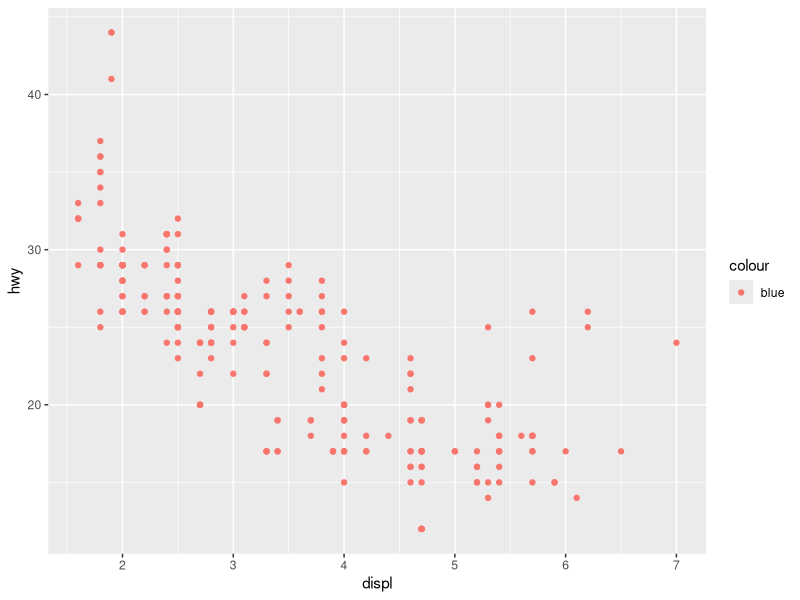
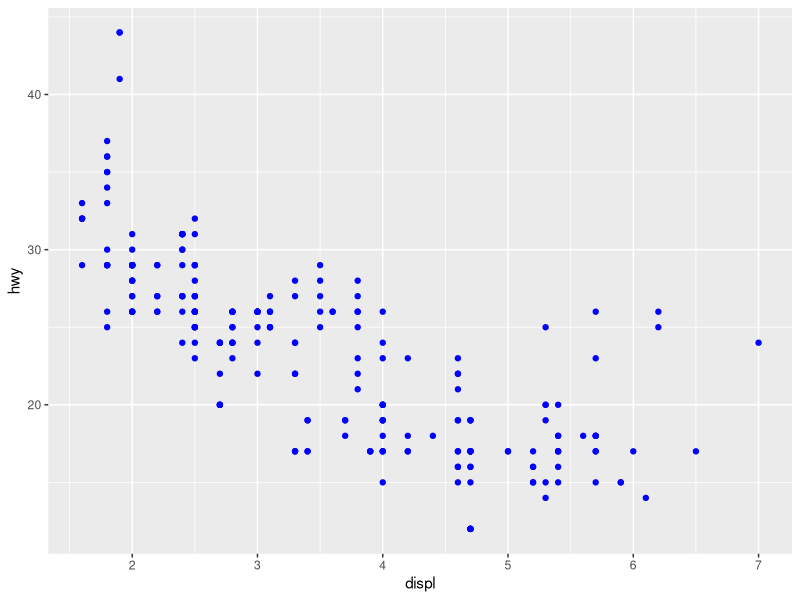

R code for these plots, in order:
# Assignment: Lab1_2
# Student Name: Kenneth Park
# Date: 08-26-2022

# Required packages
# Load all required packages below using the library() function.
library(tidyverse)

# Ex 3.3.1: #1 (modified)
# What’s gone wrong with the code below? Why are the points not blue?

not_blue_point_plot <- ggplot(data = mpg) + 
    geom_point(mapping = aes(x = displ, y = hwy, color = "blue"))

not_blue_point_plot

# Correct the ggplot code above to display blue color for its point geom.

## Your code starts below this line

blue_point_plot <- ggplot(data = mpg) + 
  geom_point(mapping = aes(x = displ, y = hwy), color = "blue")

blue_point_plot

## Your work ends before this line

## DIFFICULTY: TECHNICAL